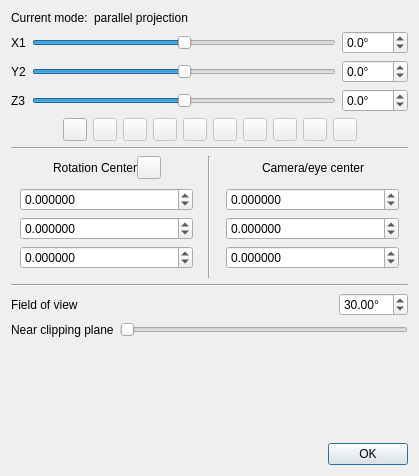
<?xml version="1.0" encoding="UTF-8"?>
<ui version="4.0">
 <class>CameraParamDlg</class>
 <widget class="QDialog" name="CameraParamDlg">
  <property name="geometry">
   <rect>
    <x>0</x>
    <y>0</y>
    <width>419</width>
    <height>476</height>
   </rect>
  </property>
  <property name="windowTitle">
   <string>Camera parameters</string>
  </property>
  <layout class="QVBoxLayout" name="verticalLayout_3">
   <item>
    <layout class="QHBoxLayout" name="horizontalLayout_4">
     <item>
      <widget class="QLabel" name="label_4">
       <property name="text">
        <string>Current mode:</string>
       </property>
      </widget>
     </item>
     <item>
      <widget class="QLabel" name="currentModeLabel">
       <property name="sizePolicy">
        <sizepolicy hsizetype="Expanding" vsizetype="Preferred">
         <horstretch>0</horstretch>
         <verstretch>0</verstretch>
        </sizepolicy>
       </property>
       <property name="text">
        <string>parallel projection</string>
       </property>
      </widget>
     </item>
    </layout>
   </item>
   <item>
    <widget class="QFrame" name="anglesFrame">
     <layout class="QGridLayout" name="gridLayout">
      <property name="leftMargin">
       <number>0</number>
      </property>
      <property name="topMargin">
       <number>0</number>
      </property>
      <property name="rightMargin">
       <number>0</number>
      </property>
      <property name="bottomMargin">
       <number>0</number>
      </property>
      <item row="0" column="1">
       <widget class="QSlider" name="psiSlider">
        <property name="minimumSize">
         <size>
          <width>120</width>
          <height>0</height>
         </size>
        </property>
        <property name="toolTip">
         <string>First rotation: around X</string>
        </property>
        <property name="minimum">
         <number>-1800</number>
        </property>
        <property name="maximum">
         <number>1800</number>
        </property>
        <property name="singleStep">
         <number>10</number>
        </property>
        <property name="pageStep">
         <number>100</number>
        </property>
        <property name="orientation">
         <enum>Qt::Horizontal</enum>
        </property>
       </widget>
      </item>
      <item row="0" column="2">
       <widget class="QDoubleSpinBox" name="psiSpinBox">
        <property name="toolTip">
         <string>First rotation: around X</string>
        </property>
        <property name="suffix">
         <string notr="true">°</string>
        </property>
        <property name="decimals">
         <number>1</number>
        </property>
        <property name="minimum">
         <double>-180.000000000000000</double>
        </property>
        <property name="maximum">
         <double>180.000000000000000</double>
        </property>
        <property name="singleStep">
         <double>0.100000000000000</double>
        </property>
       </widget>
      </item>
      <item row="0" column="0">
       <widget class="QLabel" name="label_3">
        <property name="toolTip">
         <string>Third rotation: around the camera X axis (horizontal if phi = 0 and theta = 0)</string>
        </property>
        <property name="text">
         <string notr="true">X1</string>
        </property>
       </widget>
      </item>
      <item row="2" column="1">
       <widget class="QSlider" name="thetaSlider">
        <property name="minimumSize">
         <size>
          <width>120</width>
          <height>0</height>
         </size>
        </property>
        <property name="toolTip">
         <string>Second rotation: around Y2 (i.e. after the rotation around X)</string>
        </property>
        <property name="minimum">
         <number>-1800</number>
        </property>
        <property name="maximum">
         <number>1800</number>
        </property>
        <property name="singleStep">
         <number>10</number>
        </property>
        <property name="pageStep">
         <number>100</number>
        </property>
        <property name="orientation">
         <enum>Qt::Horizontal</enum>
        </property>
       </widget>
      </item>
      <item row="2" column="2">
       <widget class="QDoubleSpinBox" name="thetaSpinBox">
        <property name="toolTip">
         <string>Second rotation: around Y2 (i.e. after the rotation around X)</string>
        </property>
        <property name="suffix">
         <string notr="true">°</string>
        </property>
        <property name="decimals">
         <number>1</number>
        </property>
        <property name="minimum">
         <double>-180.000000000000000</double>
        </property>
        <property name="maximum">
         <double>180.000000000000000</double>
        </property>
        <property name="singleStep">
         <double>0.100000000000000</double>
        </property>
       </widget>
      </item>
      <item row="2" column="0">
       <widget class="QLabel" name="label">
        <property name="toolTip">
         <string>Second rotation: around the camera Y axis (vertical if phi = 0)</string>
        </property>
        <property name="text">
         <string notr="true">Y2</string>
        </property>
       </widget>
      </item>
      <item row="3" column="1">
       <widget class="QSlider" name="phiSlider">
        <property name="minimumSize">
         <size>
          <width>120</width>
          <height>0</height>
         </size>
        </property>
        <property name="toolTip">
         <string>Third rotation: around Z3 (i.e. after the rotation around X1 and Y2)</string>
        </property>
        <property name="minimum">
         <number>-1800</number>
        </property>
        <property name="maximum">
         <number>1800</number>
        </property>
        <property name="singleStep">
         <number>10</number>
        </property>
        <property name="pageStep">
         <number>100</number>
        </property>
        <property name="orientation">
         <enum>Qt::Horizontal</enum>
        </property>
       </widget>
      </item>
      <item row="3" column="0">
       <widget class="QLabel" name="label_2">
        <property name="toolTip">
         <string>First rotation: around the camera Z axis (normal to the screen)</string>
        </property>
        <property name="text">
         <string notr="true">Z3</string>
        </property>
       </widget>
      </item>
      <item row="3" column="2">
       <widget class="QDoubleSpinBox" name="phiSpinBox">
        <property name="toolTip">
         <string>Third rotation: around Z3 (i.e. after the rotation around X1 and Y2)</string>
        </property>
        <property name="suffix">
         <string notr="true">°</string>
        </property>
        <property name="decimals">
         <number>1</number>
        </property>
        <property name="minimum">
         <double>-180.000000000000000</double>
        </property>
        <property name="maximum">
         <double>180.000000000000000</double>
        </property>
        <property name="singleStep">
         <double>0.100000000000000</double>
        </property>
       </widget>
      </item>
     </layout>
    </widget>
   </item>
   <item>
    <layout class="QHBoxLayout" name="horizontalLayout_9">
     <item>
      <spacer name="horizontalSpacer">
       <property name="orientation">
        <enum>Qt::Horizontal</enum>
       </property>
       <property name="sizeHint" stdset="0">
        <size>
         <width>40</width>
         <height>20</height>
        </size>
       </property>
      </spacer>
     </item>
     <item>
      <widget class="QToolButton" name="pushMatrixToolButton">
       <property name="toolTip">
        <string>Push current camera orientation</string>
       </property>
       <property name="statusTip">
        <string>Push current camera orientation</string>
       </property>
       <property name="icon">
        <iconset resource="../../qCC/icones.qrc">
         <normaloff>:/CC/images/smallBasket.png</normaloff>:/CC/images/smallBasket.png</iconset>
       </property>
      </widget>
     </item>
     <item>
      <widget class="QFrame" name="buttonsFrame">
       <property name="enabled">
        <bool>false</bool>
       </property>
       <property name="frameShape">
        <enum>QFrame::NoFrame</enum>
       </property>
       <layout class="QHBoxLayout" name="horizontalLayout_8">
        <property name="leftMargin">
         <number>0</number>
        </property>
        <property name="topMargin">
         <number>0</number>
        </property>
        <property name="rightMargin">
         <number>0</number>
        </property>
        <property name="bottomMargin">
         <number>0</number>
        </property>
        <item>
         <widget class="QToolButton" name="revertMatrixToolButton">
          <property name="toolTip">
           <string>Revert to previously stored camera orientation</string>
          </property>
          <property name="statusTip">
           <string>Revert to previously stored camera orientation</string>
          </property>
          <property name="icon">
           <iconset resource="../../qCC/icones.qrc">
            <normaloff>:/CC/images/smallRevert.png</normaloff>:/CC/images/smallRevert.png</iconset>
          </property>
         </widget>
        </item>
        <item>
         <widget class="QToolButton" name="viewUpToolButton">
          <property name="toolTip">
           <string>Set 'up' view</string>
          </property>
          <property name="statusTip">
           <string>Set 'up' view</string>
          </property>
          <property name="icon">
           <iconset resource="../../qCC/icones.qrc">
            <normaloff>:/CC/images/ccViewZpos.png</normaloff>:/CC/images/ccViewZpos.png</iconset>
          </property>
         </widget>
        </item>
        <item>
         <widget class="QToolButton" name="viewDownToolButton">
          <property name="toolTip">
           <string>Set 'down' view</string>
          </property>
          <property name="statusTip">
           <string>Set 'down' view</string>
          </property>
          <property name="icon">
           <iconset resource="../../qCC/icones.qrc">
            <normaloff>:/CC/images/ccViewZneg.png</normaloff>:/CC/images/ccViewZneg.png</iconset>
          </property>
         </widget>
        </item>
        <item>
         <widget class="QToolButton" name="viewLeftToolButton">
          <property name="toolTip">
           <string>Set 'left' view</string>
          </property>
          <property name="statusTip">
           <string>Set 'left' view</string>
          </property>
          <property name="icon">
           <iconset resource="../../qCC/icones.qrc">
            <normaloff>:/CC/images/ccViewXpos.png</normaloff>:/CC/images/ccViewXpos.png</iconset>
          </property>
         </widget>
        </item>
        <item>
         <widget class="QToolButton" name="viewRightToolButton">
          <property name="toolTip">
           <string>Set 'right' view</string>
          </property>
          <property name="statusTip">
           <string>Set 'right' view</string>
          </property>
          <property name="icon">
           <iconset resource="../../qCC/icones.qrc">
            <normaloff>:/CC/images/ccViewXneg.png</normaloff>:/CC/images/ccViewXneg.png</iconset>
          </property>
         </widget>
        </item>
        <item>
         <widget class="QToolButton" name="viewFrontToolButton">
          <property name="toolTip">
           <string>Set 'front' view</string>
          </property>
          <property name="statusTip">
           <string>Set 'front' view</string>
          </property>
          <property name="icon">
           <iconset resource="../../qCC/icones.qrc">
            <normaloff>:/CC/images/ccViewYpos.png</normaloff>:/CC/images/ccViewYpos.png</iconset>
          </property>
         </widget>
        </item>
        <item>
         <widget class="QToolButton" name="viewBackToolButton">
          <property name="toolTip">
           <string>Set 'back' view</string>
          </property>
          <property name="statusTip">
           <string>Set 'back' view</string>
          </property>
          <property name="icon">
           <iconset resource="../../qCC/icones.qrc">
            <normaloff>:/CC/images/ccViewYneg.png</normaloff>:/CC/images/ccViewYneg.png</iconset>
          </property>
         </widget>
        </item>
        <item>
         <widget class="QToolButton" name="viewIso1ToolButton">
          <property name="toolTip">
           <string>Set 'front' isometric view</string>
          </property>
          <property name="statusTip">
           <string>Set 'front' isometric view</string>
          </property>
          <property name="icon">
           <iconset resource="../../qCC/icones.qrc">
            <normaloff>:/CC/images/ccViewIso1.png</normaloff>:/CC/images/ccViewIso1.png</iconset>
          </property>
         </widget>
        </item>
        <item>
         <widget class="QToolButton" name="viewIso2ToolButton">
          <property name="toolTip">
           <string>Set 'back' isometric view</string>
          </property>
          <property name="statusTip">
           <string>Set 'back' isometric view</string>
          </property>
          <property name="icon">
           <iconset resource="../../qCC/icones.qrc">
            <normaloff>:/CC/images/ccViewIso2.png</normaloff>:/CC/images/ccViewIso2.png</iconset>
          </property>
         </widget>
        </item>
       </layout>
      </widget>
     </item>
     <item>
      <spacer name="horizontalSpacer_2">
       <property name="orientation">
        <enum>Qt::Horizontal</enum>
       </property>
       <property name="sizeHint" stdset="0">
        <size>
         <width>40</width>
         <height>20</height>
        </size>
       </property>
      </spacer>
     </item>
    </layout>
   </item>
   <item>
    <widget class="Line" name="line_3">
     <property name="orientation">
      <enum>Qt::Horizontal</enum>
     </property>
    </widget>
   </item>
   <item>
    <layout class="QHBoxLayout" name="horizontalLayout_3">
     <item>
      <layout class="QVBoxLayout" name="verticalLayout_2">
       <property name="spacing">
        <number>0</number>
       </property>
       <item>
        <layout class="QHBoxLayout" name="horizontalLayout_2">
         <item>
          <spacer name="horizontalSpacer_7">
           <property name="orientation">
            <enum>Qt::Horizontal</enum>
           </property>
           <property name="sizeHint" stdset="0">
            <size>
             <width>40</width>
             <height>20</height>
            </size>
           </property>
          </spacer>
         </item>
         <item>
          <widget class="QLabel" name="label_9">
           <property name="text">
            <string>Rotation Center</string>
           </property>
           <property name="alignment">
            <set>Qt::AlignRight|Qt::AlignTrailing|Qt::AlignVCenter</set>
           </property>
          </widget>
         </item>
         <item>
          <widget class="QToolButton" name="pivotPickingToolButton">
           <property name="toolTip">
            <string>Pick a 3D point as rotation center</string>
           </property>
           <property name="text">
            <string/>
           </property>
           <property name="icon">
            <iconset resource="../../qCC/icones.qrc">
             <normaloff>:/CC/images/ccPointPicking.png</normaloff>:/CC/images/ccPointPicking.png</iconset>
           </property>
           <property name="checkable">
            <bool>true</bool>
           </property>
          </widget>
         </item>
         <item>
          <spacer name="horizontalSpacer_6">
           <property name="orientation">
            <enum>Qt::Horizontal</enum>
           </property>
           <property name="sizeHint" stdset="0">
            <size>
             <width>40</width>
             <height>20</height>
            </size>
           </property>
          </spacer>
         </item>
        </layout>
       </item>
       <item>
        <widget class="QFrame" name="rotationCenterFrame">
         <layout class="QVBoxLayout" name="verticalLayout_4">
          <item>
           <widget class="QDoubleSpinBox" name="rcxDoubleSpinBox">
            <property name="decimals">
             <number>6</number>
            </property>
            <property name="minimum">
             <double>-999999999.000000000000000</double>
            </property>
            <property name="maximum">
             <double>999999999.000000000000000</double>
            </property>
           </widget>
          </item>
          <item>
           <widget class="QDoubleSpinBox" name="rcyDoubleSpinBox">
            <property name="decimals">
             <number>6</number>
            </property>
            <property name="minimum">
             <double>-999999999.000000000000000</double>
            </property>
            <property name="maximum">
             <double>999999999.000000000000000</double>
            </property>
           </widget>
          </item>
          <item>
           <widget class="QDoubleSpinBox" name="rczDoubleSpinBox">
            <property name="decimals">
             <number>6</number>
            </property>
            <property name="minimum">
             <double>-999999999.000000000000000</double>
            </property>
            <property name="maximum">
             <double>999999999.000000000000000</double>
            </property>
           </widget>
          </item>
         </layout>
        </widget>
       </item>
      </layout>
     </item>
     <item>
      <widget class="Line" name="line">
       <property name="orientation">
        <enum>Qt::Vertical</enum>
       </property>
      </widget>
     </item>
     <item>
      <layout class="QVBoxLayout" name="verticalLayout">
       <property name="spacing">
        <number>0</number>
       </property>
       <item>
        <layout class="QHBoxLayout" name="horizontalLayout">
         <item>
          <spacer name="horizontalSpacer_9">
           <property name="orientation">
            <enum>Qt::Horizontal</enum>
           </property>
           <property name="sizeHint" stdset="0">
            <size>
             <width>40</width>
             <height>20</height>
            </size>
           </property>
          </spacer>
         </item>
         <item>
          <widget class="QLabel" name="label_13">
           <property name="text">
            <string>Camera/eye center</string>
           </property>
           <property name="alignment">
            <set>Qt::AlignRight|Qt::AlignTrailing|Qt::AlignVCenter</set>
           </property>
          </widget>
         </item>
         <item>
          <spacer name="horizontalSpacer_3">
           <property name="orientation">
            <enum>Qt::Horizontal</enum>
           </property>
           <property name="sizeHint" stdset="0">
            <size>
             <width>40</width>
             <height>20</height>
            </size>
           </property>
          </spacer>
         </item>
        </layout>
       </item>
       <item>
        <widget class="QFrame" name="eyePositionFrame">
         <layout class="QVBoxLayout" name="verticalLayout_5">
          <item>
           <widget class="QDoubleSpinBox" name="exDoubleSpinBox">
            <property name="decimals">
             <number>6</number>
            </property>
            <property name="minimum">
             <double>-999999999.000000000000000</double>
            </property>
            <property name="maximum">
             <double>999999999.000000000000000</double>
            </property>
           </widget>
          </item>
          <item>
           <widget class="QDoubleSpinBox" name="eyDoubleSpinBox">
            <property name="decimals">
             <number>6</number>
            </property>
            <property name="minimum">
             <double>-999999999.000000000000000</double>
            </property>
            <property name="maximum">
             <double>999999999.000000000000000</double>
            </property>
           </widget>
          </item>
          <item>
           <widget class="QDoubleSpinBox" name="ezDoubleSpinBox">
            <property name="decimals">
             <number>6</number>
            </property>
            <property name="minimum">
             <double>-999999999.000000000000000</double>
            </property>
            <property name="maximum">
             <double>999999999.000000000000000</double>
            </property>
           </widget>
          </item>
         </layout>
        </widget>
       </item>
      </layout>
     </item>
    </layout>
   </item>
   <item>
    <widget class="Line" name="line_2">
     <property name="orientation">
      <enum>Qt::Horizontal</enum>
     </property>
    </widget>
   </item>
   <item>
    <layout class="QHBoxLayout" name="horizontalLayout_11">
     <item>
      <widget class="QLabel" name="label_8">
       <property name="toolTip">
        <string>f.o.v. (perspective mode only)</string>
       </property>
       <property name="text">
        <string>Field of view</string>
       </property>
      </widget>
     </item>
     <item>
      <spacer name="horizontalSpacer_8">
       <property name="orientation">
        <enum>Qt::Horizontal</enum>
       </property>
       <property name="sizeHint" stdset="0">
        <size>
         <width>40</width>
         <height>20</height>
        </size>
       </property>
      </spacer>
     </item>
     <item>
      <widget class="QDoubleSpinBox" name="fovDoubleSpinBox">
       <property name="suffix">
        <string notr="true">°</string>
       </property>
       <property name="minimum">
        <double>0.010000000000000</double>
       </property>
       <property name="maximum">
        <double>180.000000000000000</double>
       </property>
       <property name="value">
        <double>30.000000000000000</double>
       </property>
      </widget>
     </item>
    </layout>
   </item>
   <item>
    <layout class="QHBoxLayout" name="horizontalLayout_5">
     <item>
      <widget class="QLabel" name="label_5">
       <property name="toolTip">
        <string>Relative position (zNear)</string>
       </property>
       <property name="text">
        <string>Near clipping plane</string>
       </property>
      </widget>
     </item>
     <item>
      <widget class="QSlider" name="zNearHorizontalSlider">
       <property name="minimum">
        <number>0</number>
       </property>
       <property name="maximum">
        <number>150</number>
       </property>
       <property name="value">
        <number>0</number>
       </property>
       <property name="orientation">
        <enum>Qt::Horizontal</enum>
       </property>
      </widget>
     </item>
    </layout>
   </item>
   <item>
    <spacer name="verticalSpacer_2">
     <property name="orientation">
      <enum>Qt::Vertical</enum>
     </property>
     <property name="sizeHint" stdset="0">
      <size>
       <width>20</width>
       <height>40</height>
      </size>
     </property>
    </spacer>
   </item>
   <item>
    <widget class="QDialogButtonBox" name="buttonBox">
     <property name="orientation">
      <enum>Qt::Horizontal</enum>
     </property>
     <property name="standardButtons">
      <set>QDialogButtonBox::Ok</set>
     </property>
    </widget>
   </item>
  </layout>
 </widget>
 <resources>
  <include location="../../qCC/icones.qrc"/>
  <include location="../../qCC/icones.qrc"/>
 </resources>
 <connections>
  <connection>
   <sender>buttonBox</sender>
   <signal>accepted()</signal>
   <receiver>CameraParamDlg</receiver>
   <slot>accept()</slot>
   <hints>
    <hint type="sourcelabel">
     <x>248</x>
     <y>254</y>
    </hint>
    <hint type="destinationlabel">
     <x>157</x>
     <y>274</y>
    </hint>
   </hints>
  </connection>
  <connection>
   <sender>buttonBox</sender>
   <signal>rejected()</signal>
   <receiver>CameraParamDlg</receiver>
   <slot>reject()</slot>
   <hints>
    <hint type="sourcelabel">
     <x>316</x>
     <y>260</y>
    </hint>
    <hint type="destinationlabel">
     <x>286</x>
     <y>274</y>
    </hint>
   </hints>
  </connection>
 </connections>
</ui>
